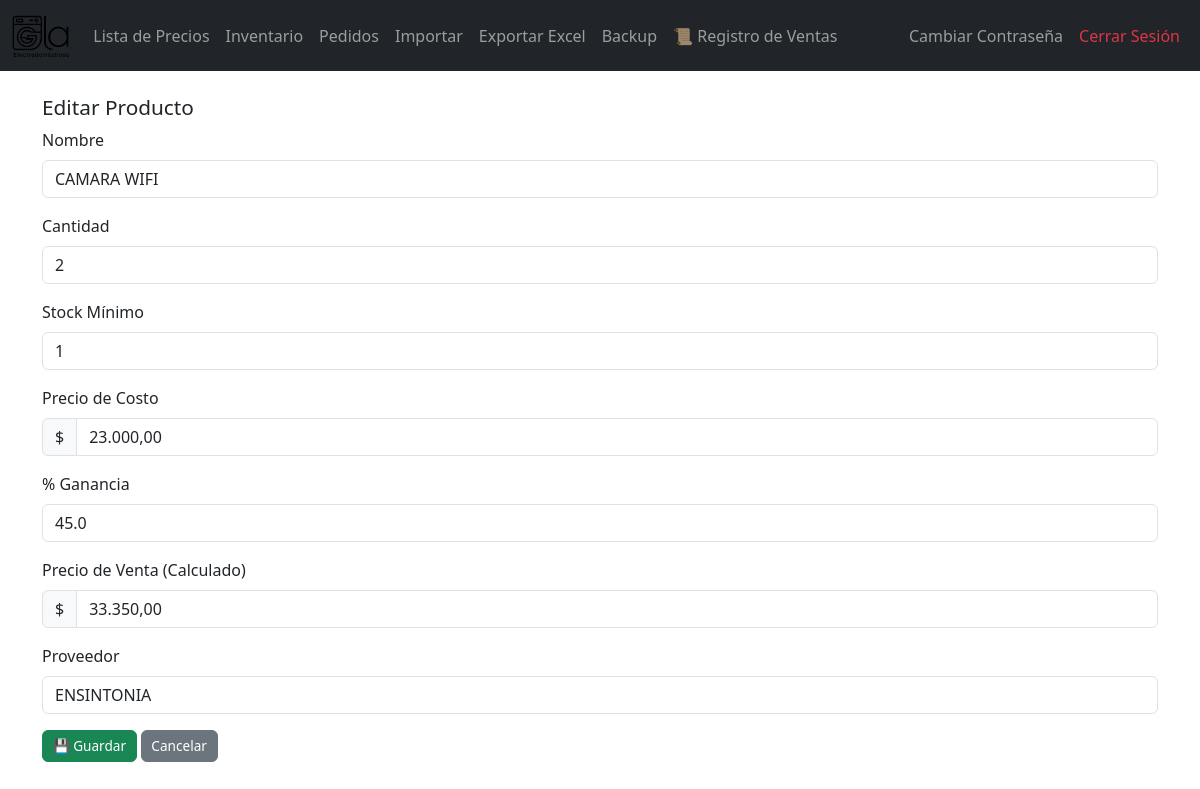
/editar/31 (signed in), run on the app's committed database.
### tables this page shows
CREATE TABLE productos (
        id INTEGER PRIMARY KEY AUTOINCREMENT,
        nombre TEXT NOT NULL,
        cantidad INTEGER NOT NULL,
        stock_minimo INTEGER NOT NULL,
        precio_costo REAL NOT NULL,
        proveedor TEXT NOT NULL,
        ganancia REAL DEFAULT 0
    );

### app_negocio.py (the view, shortened to what this page needs)
@app.route("/editar/<int:id>", methods=["GET","POST"])
def editar(id):
    if "usuario" not in session:
        return redirect(url_for("login"))
    producto = obtener_producto(id)
    if not producto:
        return "No encontrado", 404
    return render_template("editar.html", p=producto)

### app_negocio.py (called while the page is built)
@app.template_filter('precio')
def format_precio(value):
    try:
        return f"{float(value):,.2f}".replace(',', 'X').replace('.', ',').replace('X', '.')
    except:
        return value

def get_connection():
    conn = sqlite3.connect(DB_NAME)
    conn.row_factory = sqlite3.Row
    return conn

def obtener_producto(id):
    conn = get_connection()
    p = conn.execute("SELECT * FROM productos WHERE id=?", (id,)).fetchone()
    conn.close()
    return p

### templates/editar.html (shortened to what this page needs)
{% extends "layout.html" %}
{% block content %}
<h2>Editar Producto</h2>
<form method="post">
    <div class="mb-3">
        <label for="nombre" class="form-label">Nombre</label>
        <input type="text" class="form-control" name="nombre" id="nombre" value="{{ p['nombre'] }}" required>
    </div>
    <div class="mb-3">
        <label for="cantidad" class="form-label">Cantidad</label>
        <input type="number" class="form-control" name="cantidad" id="cantidad" value="{{ p['cantidad'] }}" required>
    </div>
    <div class="mb-3">
        <label for="stock_minimo" class="form-label">Stock Mínimo</label>
        <input type="number" class="form-control" name="stock_minimo" id="stock_minimo" value="{{ p['stock_minimo'] }}" required>
    </div>
    <div class="mb-3">
        <label for="precio_costo" class="form-label">Precio de Costo</label>
        <div class="input-group">
            <span class="input-group-text">$</span>
            <input type="text" class="form-control" name="precio_costo" id="precio_costo" value="{{ p['precio_costo']|precio }}" required>
        </div>
    </div>
    <div class="mb-3">
        <label for="ganancia" class="form-label">% Ganancia</label>
        <input type="text" class="form-control" name="ganancia" id="ganancia" value="{{ p['ganancia'] }}">
    </div>
    <div class="mb-3">
        <label for="precio_venta" class="form-label">Precio de Venta (Calculado)</label>
        <div class="input-group">
            <span class="input-group-text">$</span>
            <input type="text" class="form-control" id="precio_venta" readonly>
        </div>
    </div>
    <div class="mb-3">
        <label for="proveedor" class="form-label">Proveedor</label>
        <input type="text" class="form-control" name="proveedor" id="proveedor" value="{{ p['proveedor'] }}">
    </div>
    <button type="submit" class="btn btn-success">💾 Guardar</button>
    <a href="{{ url_for('inventario') }}" class="btn btn-secondary">Cancelar</a>
</form>
{% endblock %}

### templates/layout.html (style rules this page uses)
@media (min-width: 992px) { h2 { font-size: 1.3rem; } }
@media (min-width: 992px) { .btn { font-size: 0.85rem !important; padding: 0.3rem 0.6rem !important; } }

### data on the page
productos: nombre "CAMARA WIFI", cantidad "2", stock_minimo "1", precio_costo "23.000,00", ganancia "45.0", proveedor "ENSINTONIA"
